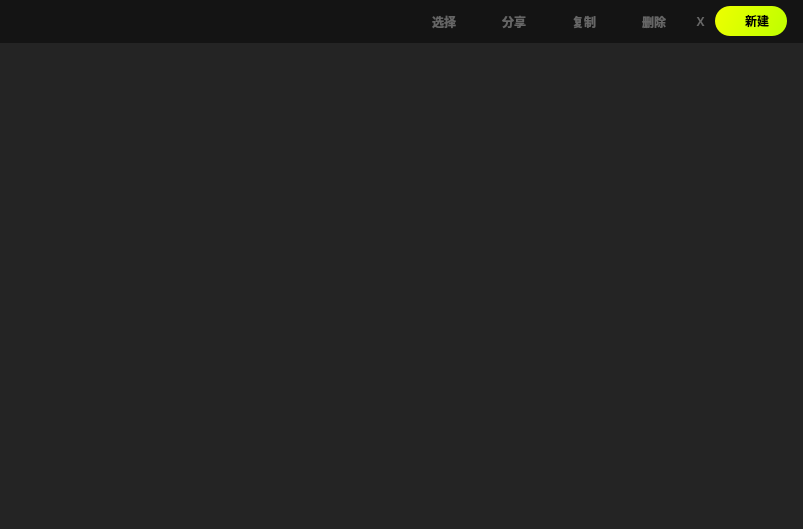
<?xml version="1.0" encoding="UTF-8"?>
<ui version="4.0">
 <class>GalleryWidget</class>
 <widget class="QWidget" name="GalleryWidget">
  <property name="geometry">
   <rect>
    <x>0</x>
    <y>0</y>
    <width>803</width>
    <height>529</height>
   </rect>
  </property>
  <property name="windowTitle">
   <string>Form</string>
  </property>
  <property name="styleSheet">
   <string notr="true">QWidget#widget_gallery_title {
	background-color:#141414;
}
QToolButton {
	background: transparent;
	border: 0px;
	color: #666666;
	font-size: 16px;
	font-weight: 600;
	font-family: PingFang SC, PingFang SC;
}
QToolButton#toolButton_new_image{
	background-color: qlineargradient(x1:0, y1:0, x2:1, y2:0.2, stop:1 #C4FF00, stop:0 #EEFF00);
	border-radius: 15px;
	padding-left: 12px;
	color:black;
}
QListView {
	background-color:#242424;
	border: 0px;
}</string>
  </property>
  <layout class="QVBoxLayout" name="verticalLayout">
   <property name="spacing">
    <number>0</number>
   </property>
   <property name="leftMargin">
    <number>0</number>
   </property>
   <property name="topMargin">
    <number>0</number>
   </property>
   <property name="rightMargin">
    <number>0</number>
   </property>
   <property name="bottomMargin">
    <number>0</number>
   </property>
   <item>
    <widget class="QWidget" name="widget_gallery_title" native="true">
     <property name="styleSheet">
      <string notr="true">font-size:12px;</string>
     </property>
     <layout class="QHBoxLayout" name="horizontalLayout">
      <property name="leftMargin">
       <number>48</number>
      </property>
      <property name="topMargin">
       <number>2</number>
      </property>
      <property name="rightMargin">
       <number>16</number>
      </property>
      <property name="bottomMargin">
       <number>2</number>
      </property>
      <item>
       <widget class="QLabel" name="label_gallery">
        <property name="styleSheet">
         <string notr="true">font-size:20px;</string>
        </property>
        <property name="text">
         <string/>
        </property>
        <property name="pixmap">
         <pixmap resource="../extres.qrc">:/ResExt/mipmap-mdpi/gallery.png</pixmap>
        </property>
       </widget>
      </item>
      <item>
       <spacer name="horizontalSpacer">
        <property name="orientation">
         <enum>Qt::Orientation::Horizontal</enum>
        </property>
        <property name="sizeHint" stdset="0">
         <size>
          <width>40</width>
          <height>20</height>
         </size>
        </property>
       </spacer>
      </item>
      <item>
       <widget class="QToolButton" name="toolButton_sel">
        <property name="minimumSize">
         <size>
          <width>64</width>
          <height>39</height>
         </size>
        </property>
        <property name="maximumSize">
         <size>
          <width>64</width>
          <height>39</height>
         </size>
        </property>
        <property name="text">
         <string>选择</string>
        </property>
       </widget>
      </item>
      <item>
       <widget class="QToolButton" name="toolButton_share">
        <property name="minimumSize">
         <size>
          <width>64</width>
          <height>39</height>
         </size>
        </property>
        <property name="maximumSize">
         <size>
          <width>64</width>
          <height>39</height>
         </size>
        </property>
        <property name="text">
         <string>分享</string>
        </property>
       </widget>
      </item>
      <item>
       <widget class="QToolButton" name="toolButton_copy">
        <property name="minimumSize">
         <size>
          <width>64</width>
          <height>39</height>
         </size>
        </property>
        <property name="maximumSize">
         <size>
          <width>64</width>
          <height>39</height>
         </size>
        </property>
        <property name="text">
         <string>复制</string>
        </property>
       </widget>
      </item>
      <item>
       <widget class="QToolButton" name="toolButton_del">
        <property name="minimumSize">
         <size>
          <width>64</width>
          <height>39</height>
         </size>
        </property>
        <property name="maximumSize">
         <size>
          <width>64</width>
          <height>39</height>
         </size>
        </property>
        <property name="text">
         <string>删除</string>
        </property>
       </widget>
      </item>
      <item>
       <widget class="QToolButton" name="toolButton_close">
        <property name="text">
         <string>X</string>
        </property>
        <property name="icon">
         <iconset resource="../extres.qrc">
          <normaloff>:/ResExt/mipmap-mdpi/close.png</normaloff>:/ResExt/mipmap-mdpi/close.png</iconset>
        </property>
        <property name="iconSize">
         <size>
          <width>24</width>
          <height>24</height>
         </size>
        </property>
       </widget>
      </item>
      <item>
       <widget class="QToolButton" name="toolButton_new_image">
        <property name="minimumSize">
         <size>
          <width>72</width>
          <height>30</height>
         </size>
        </property>
        <property name="maximumSize">
         <size>
          <width>72</width>
          <height>30</height>
         </size>
        </property>
        <property name="styleSheet">
         <string notr="true"/>
        </property>
        <property name="text">
         <string>新建</string>
        </property>
        <property name="icon">
         <iconset resource="../extres.qrc">
          <normaloff>:/ResExt/mipmap-mdpi/new_image.png</normaloff>:/ResExt/mipmap-mdpi/new_image.png</iconset>
        </property>
        <property name="iconSize">
         <size>
          <width>12</width>
          <height>12</height>
         </size>
        </property>
        <property name="toolButtonStyle">
         <enum>Qt::ToolButtonStyle::ToolButtonTextBesideIcon</enum>
        </property>
       </widget>
      </item>
     </layout>
    </widget>
   </item>
   <item>
    <widget class="QListView" name="listView">
     <property name="viewMode">
      <enum>QListView::ViewMode::IconMode</enum>
     </property>
    </widget>
   </item>
  </layout>
 </widget>
 <resources>
  <include location="../extres.qrc"/>
 </resources>
 <connections/>
</ui>
